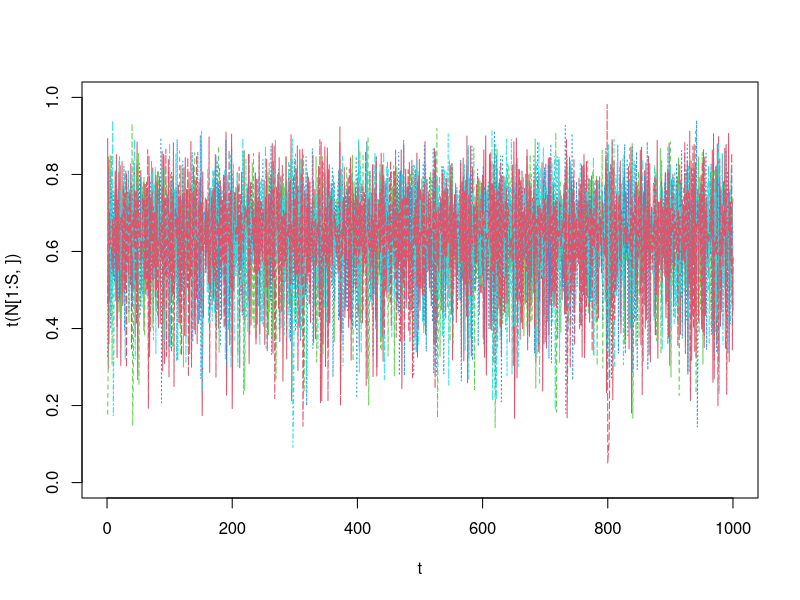
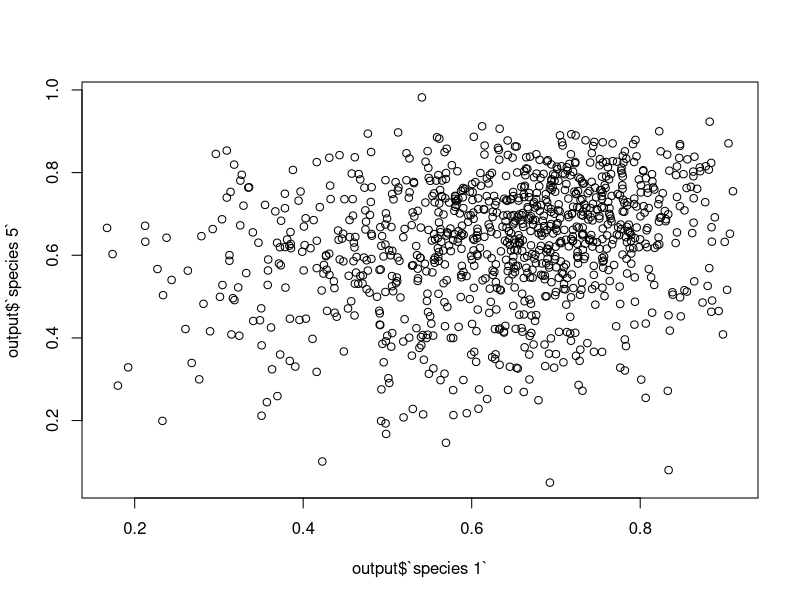

These figures' R source, in order: (Note: this script raises an error after producing the figures.)
# This code implements a multispecies competition model based on the logistic map (https://en.wikipedia.org/wiki/Logistic_map)
# the equilibrium density depends on the growth rate (steady state at values between 1 and 2, extinction below 1, chaos > 3.7, fluctuations > 3)

# set seed
set.seed(190981)

## Specify the number of species
S <- 5

#growth rate in the eight-mode oscillation regime below the threshold to chaos
r <- 3.57

# specify alphas
a <- 0.05

# simulate 1000 time steps
t=seq(1,1000, by=1)

# specify matrix to hold results
N <- matrix(nrow=S, ncol=length(t))

# set initial conditions randomly
N[,1] <- runif(S)

# simulate dynamics using the discrete logistic growth model; add process noise at the end
for (i in 1:(length(t)-1)){
  
  for (j in 1:5){

    N[j,i+1] = (r * N[j,i] * (1- N[j,i]) - a*sum(N[-j,i]) ) * runif(1,0.85,1.15)
  }
}

# add some observation noise to time series
N <- N * runif(length(N), 0.95, 1.05)

# plot results
matplot(t,t(N[1:S,]), "l",ylim=c(0,1), xlim=c(0,1000),col=2:5)


output <- as.data.frame(t(N[1:S,]))
names(output) <- paste0("species ", 1:S)

# check for correlation in abundances
plot(output$`species 1`, output$`species 5`)

write.csv(output, "/Users/Frank/Documents/Github projects/RREEBES/Hsieh_et_al_2008/data/5sp_comp_sim_data.csv", row.names=F)

